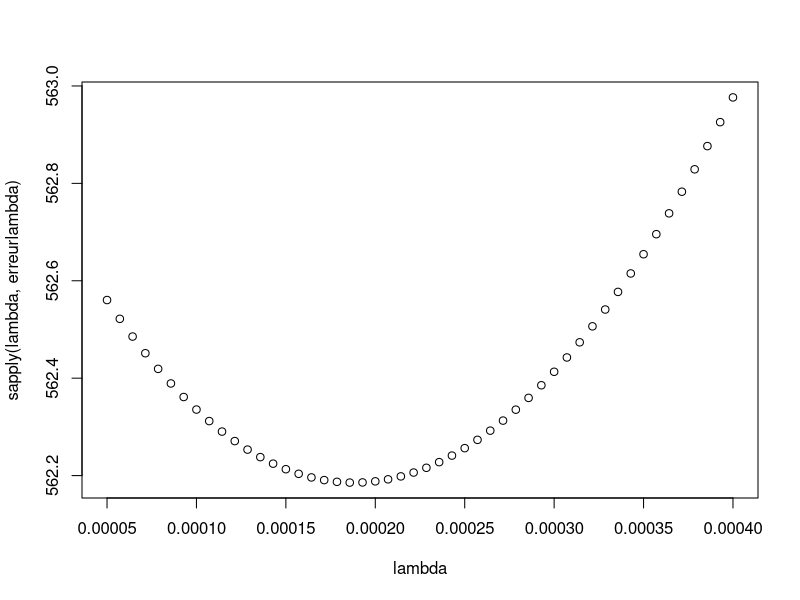

The R script that drew this image:

data(trees)
n=31
v<-1
lambda<-0.5
erreurlambda=function(lambda){
  T=0
  for(v in 1:n){
    donnees<-trees[-v,]
    x<-as.matrix(cbind(rep(1,(n-1)),donnees$Girth,donnees$Height))
    y<-as.matrix(donnees$Volume)
    A=t(x)%*%x+(n-1)*lambda*diag(c(1,1,1))
    B=t(x)%*%y
    theta=solve(A,B)
    test<-trees[v,]
    x<-as.matrix(cbind(1,test$Girth,test$Height))
    T<-T+(test$Volume-x%*%theta)^2
  }
  
  
  
  return(T)
}
lambda=seq(0.00005,0.0004,length=50)
plot(lambda,sapply(lambda,erreurlambda))